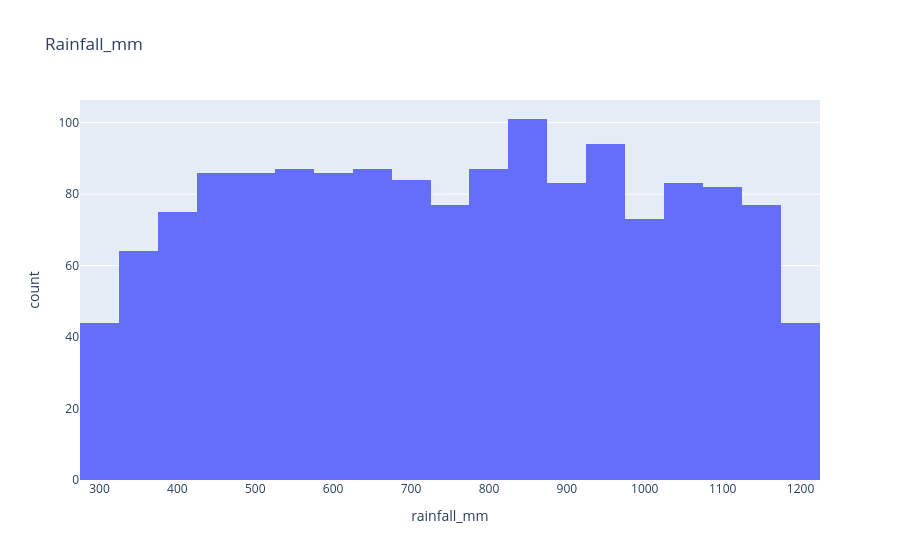

The code cell stored with this chart in its notebook:
### Code cell
#Part B: Exploratory Data Analysis
import plotly.express as px
px.histogram(agr_def,x='rainfall_mm',title='Rainfall_mm')

### Figure 1 — Plotly figure (JSON) as saved in the notebook; plotly's stock layout.template omitted (floating-point values rounded to 4 significant figures; data arrays with more than 128 entries replaced by an {"elided": "..."} marker saying what was removed)
{"data": [{"bingroup": "x", "hovertemplate": "rainfall_mm=%{x}<br>count=%{y}<extra></extra>", "legendgroup": "", "marker": {"color": "#636efa", "pattern": {"shape": ""}}, "name": "", "orientation": "v", "showlegend": false, "type": "histogram", "x": {"elided": "1500 float values"}, "xaxis": "x", "yaxis": "y"}], "layout": {"barmode": "relative", "legend": {"tracegroupgap": 0}, "title": {"text": "Rainfall_mm"}, "xaxis": {"anchor": "y", "domain": [0, 1], "title": {"text": "rainfall_mm"}}, "yaxis": {"anchor": "x", "domain": [0, 1], "title": {"text": "count"}}}}
